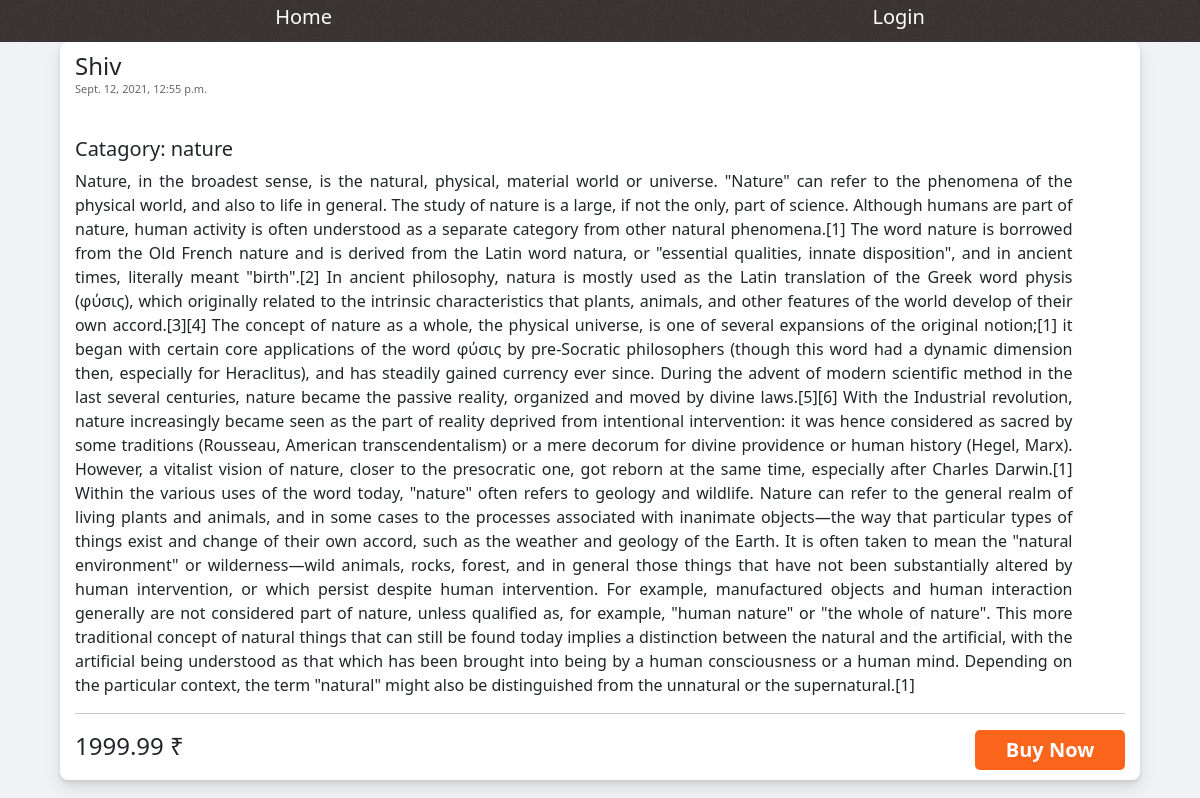
The app's page /image/detail/1 with its own data.
### image_gallery/models.py (models this page shows, shortened)
class Image(models.Model) :
    owner       = models.ForeignKey(settings.AUTH_USER_MODEL, on_delete=models.CASCADE)
    description = models.TextField()
    catagory    = models.ForeignKey(Catagory, on_delete=models.DO_NOTHING)
    created_at  = models.DateTimeField(auto_now_add=True)
    photo       = models.ImageField(upload_to="image_gallery")
    price       = models.DecimalField(max_digits=10, decimal_places=2)

class Catagory(models.Model):
    name = models.CharField(max_length=100, unique=True)
    def __str__(self):
        return self.name

### image_gallery/views.py (the view)
# urls.py: path('image/detail/<int:pk>', views.ImageDetailView.as_view(), name='image_detail'),
class ImageDetailView(DetailView):
    template_name = 'image_gallery/image_detail.html'
    model = Image

### templates/image_gallery/image_detail.html (shortened to what this page needs)
{% extends 'image_gallery/base.html' %} {% load static %} {% block content %}
<div class="image__container" style="width: 90%; margin: auto;">
    <div class="flex space-between align-center">
        <h4 style="margin: 0; text-transform: capitalize;">{{object.owner.username}}</h4>
    </div>
    <p class="created">{{object.created_at}}</p>
    <h5>Catagory: {{object.catagory}}</h5>
    <div style="max-width: 95%; text-align: justify;" class="description">{{object.description}}</div>
    <hr>
    <div class="flex space-between align-center">
        <h4>{{object.price}} &#8377;</h4>
        <a href="{% url 'image_gallery:payment' %}" class="buy">Buy Now</a>
    </div>
</div>
{% endblock %}

### templates/image_gallery/base.html (shortened to what this page needs)
{% load static %}
<!doctype html>
<html lang="en">
<head>
    <link href="https://cdn.jsdelivr.net/npm/bootstrap@5.1.1/dist/css/bootstrap.min.css" rel="stylesheet">
    <link href="https://pro.fontawesome.com/releases/v5.10.0/css/all.css" rel="stylesheet">
    <link rel='stylesheet' href='https://cdn.jsdelivr.net/npm/sweetalert2@10.10.1/dist/sweetalert2.min.css'>
    <link rel="stylesheet" href="{% static 'css/image_gallery.css' %}"> {% block head %}{% endblock %}
</head>
<body>
    <nav class="flex space-around align-center">
        <a href="{% url 'image_gallery:home' %}">
            <h5>Home</h5>
        </a>
        {% if request.user.is_authenticated %}
        <a href="{% url 'image_gallery:image_create' %}">
            <h5>Add Image</h5>
        </a>
        <a href="{% url 'image_gallery:logout' %}">
            <h5>Logout</h5>
        </a>
        {% else %}
        <a href="{% url 'image_gallery:login' %}">
            <h5>Login</h5>
        </a>
        {% endif %}
    </nav>
    {% block content %} {% endblock %} {% block footer %} {% endblock %}
</body>
</html>

### static/css/image_gallery.css (style rules this page uses)
:root { --background: #f0f2f5; --grey_text: #959ba8; --focus_color: #1298f6; --hover_grey: #e4e6eb; }
* { margin: 0; padding: 0; }
.flex { display: flex; }
.align-center { align-items: center; }
.space-around { justify-content: space-around; }
.space-between { justify-content: space-between; }
body { background-color: var(--background); margin: auto; }
a { text-decoration: none; color: black; }
nav { background: #383232 url(../images/background.jpg); color: white; padding: 5px; position: sticky; top: 0; z-index: 1000; }
nav>a { color: white; }
.image__container { background-color: white; box-shadow: 0 2px 4px rgb(0 0 0 / 10%), 0 8px 16px rgb(0 0 0 / 10%); border-radius: 8px; padding: 10px 15px; margin-bottom: 10px; }
.created { font-size: 11px; color: #65676b; }
.buy { background-color: #fb641b; font-size: 20px; font-weight: bold; color: white; padding: 5px; border-radius: 5px; width: 150px; text-align: center; }

### records on screen
Image: owner.username "Shiv", created_at "Sept. 12, 2021, 12:55 p.m.", catagory "nature", description "Nature, in the broadest sense, is the natural, physical, material world or universe. \"Nature\" can refer to the phenomena of the physical world, and also to life in general. The study of nature is a large, if not the only, part of science. Although humans are part of nature, human activity is often understood as a separate category from other natural phenomena.[1] The word nature is borrowed from the Old French nature and is derived from the Latin word natura, or \"essential qualities, innate disposition\", and in ancient times, literally meant \"birth\".[2] In ancient philosophy, natura is mostly used as the Latin translation of the Greek word physis (φύσις), which originally related to the…", price "1999.99"
